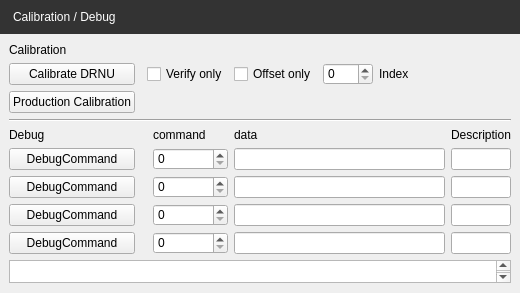
<?xml version="1.0" encoding="UTF-8"?>
<ui version="4.0">
 <class>WidgetCalibration</class>
 <widget class="QWidget" name="WidgetCalibration">
  <property name="geometry">
   <rect>
    <x>0</x>
    <y>0</y>
    <width>485</width>
    <height>293</height>
   </rect>
  </property>
  <property name="minimumSize">
   <size>
    <width>0</width>
    <height>10</height>
   </size>
  </property>
  <property name="windowTitle">
   <string>Form</string>
  </property>
  <layout class="QGridLayout" name="gridLayout_2">
   <property name="leftMargin">
    <number>0</number>
   </property>
   <property name="topMargin">
    <number>0</number>
   </property>
   <property name="rightMargin">
    <number>0</number>
   </property>
   <property name="bottomMargin">
    <number>0</number>
   </property>
   <property name="spacing">
    <number>0</number>
   </property>
   <item row="0" column="0">
    <widget class="QLabel" name="labelTitle">
     <property name="styleSheet">
      <string notr="true">padding:10px;
/*background-color:rgb(66, 138, 200);*/
/*background-color:rgb(76, 55, 108);*/
background-color:rgb(51, 51, 51);
color:rgb(255,255,255);
</string>
     </property>
     <property name="text">
      <string>Calibration / Debug</string>
     </property>
    </widget>
   </item>
   <item row="1" column="0">
    <widget class="QWidget" name="widget" native="true">
     <layout class="QGridLayout" name="gridLayout">
      <item row="1" column="2" colspan="2">
       <widget class="QCheckBox" name="checkBoxVerifyOnly">
        <property name="text">
         <string>Verify only</string>
        </property>
       </widget>
      </item>
      <item row="10" column="3">
       <widget class="QSpinBox" name="spinBoxCommand2">
        <property name="maximum">
         <number>255</number>
        </property>
       </widget>
      </item>
      <item row="0" column="0">
       <widget class="QLabel" name="label_3">
        <property name="text">
         <string>Calibration</string>
        </property>
       </widget>
      </item>
      <item row="8" column="13">
       <widget class="QLineEdit" name="lineEditDescription1"/>
      </item>
      <item row="8" column="3">
       <widget class="QSpinBox" name="spinBoxCommand1">
        <property name="maximum">
         <number>255</number>
        </property>
       </widget>
      </item>
      <item row="8" column="4" colspan="9">
       <widget class="QLineEdit" name="lineEditData1"/>
      </item>
      <item row="1" column="7" colspan="7">
       <spacer name="horizontalSpacer">
        <property name="orientation">
         <enum>Qt::Horizontal</enum>
        </property>
        <property name="sizeHint" stdset="0">
         <size>
          <width>178</width>
          <height>20</height>
         </size>
        </property>
       </spacer>
      </item>
      <item row="11" column="3">
       <widget class="QSpinBox" name="spinBoxCommand3">
        <property name="maximum">
         <number>255</number>
        </property>
       </widget>
      </item>
      <item row="7" column="4" colspan="9">
       <widget class="QLineEdit" name="lineEditData0">
        <property name="sizePolicy">
         <sizepolicy hsizetype="Expanding" vsizetype="Fixed">
          <horstretch>1</horstretch>
          <verstretch>0</verstretch>
         </sizepolicy>
        </property>
       </widget>
      </item>
      <item row="1" column="4">
       <widget class="QCheckBox" name="checkBoxOffsetOnly">
        <property name="text">
         <string>Offset only</string>
        </property>
       </widget>
      </item>
      <item row="2" column="0">
       <widget class="QPushButton" name="pushButtonProductionCalibration">
        <property name="text">
         <string>Production Calibration</string>
        </property>
       </widget>
      </item>
      <item row="11" column="4" colspan="9">
       <widget class="QLineEdit" name="lineEditData3"/>
      </item>
      <item row="7" column="0">
       <widget class="QPushButton" name="pushButtonDebugCommand0">
        <property name="text">
         <string>DebugCommand</string>
        </property>
       </widget>
      </item>
      <item row="11" column="0">
       <widget class="QPushButton" name="pushButtonDebugCommand3">
        <property name="text">
         <string>DebugCommand</string>
        </property>
       </widget>
      </item>
      <item row="4" column="3">
       <widget class="QLabel" name="label">
        <property name="text">
         <string>command</string>
        </property>
       </widget>
      </item>
      <item row="7" column="13">
       <widget class="QLineEdit" name="lineEditDescription0"/>
      </item>
      <item row="10" column="4" colspan="9">
       <widget class="QLineEdit" name="lineEditData2"/>
      </item>
      <item row="4" column="13">
       <widget class="QLabel" name="label_6">
        <property name="text">
         <string>Description</string>
        </property>
       </widget>
      </item>
      <item row="10" column="0">
       <widget class="QPushButton" name="pushButtonDebugCommand2">
        <property name="text">
         <string>DebugCommand</string>
        </property>
       </widget>
      </item>
      <item row="1" column="5">
       <widget class="QSpinBox" name="spinBoxIndex">
        <property name="minimumSize">
         <size>
          <width>50</width>
          <height>0</height>
         </size>
        </property>
       </widget>
      </item>
      <item row="7" column="3">
       <widget class="QSpinBox" name="spinBoxCommand0">
        <property name="sizePolicy">
         <sizepolicy hsizetype="MinimumExpanding" vsizetype="Fixed">
          <horstretch>0</horstretch>
          <verstretch>0</verstretch>
         </sizepolicy>
        </property>
        <property name="maximum">
         <number>255</number>
        </property>
       </widget>
      </item>
      <item row="4" column="4">
       <widget class="QLabel" name="label_2">
        <property name="text">
         <string>data</string>
        </property>
       </widget>
      </item>
      <item row="8" column="0">
       <widget class="QPushButton" name="pushButtonDebugCommand1">
        <property name="text">
         <string>DebugCommand</string>
        </property>
       </widget>
      </item>
      <item row="3" column="0" colspan="14">
       <widget class="Line" name="line">
        <property name="orientation">
         <enum>Qt::Horizontal</enum>
        </property>
       </widget>
      </item>
      <item row="12" column="0" colspan="14">
       <widget class="QTextEdit" name="textEditCalibration">
        <property name="minimumSize">
         <size>
          <width>0</width>
          <height>0</height>
         </size>
        </property>
       </widget>
      </item>
      <item row="11" column="13">
       <widget class="QLineEdit" name="lineEditDescription3"/>
      </item>
      <item row="1" column="0">
       <widget class="QPushButton" name="pushButtonCalibration">
        <property name="text">
         <string>Calibrate DRNU</string>
        </property>
       </widget>
      </item>
      <item row="10" column="13">
       <widget class="QLineEdit" name="lineEditDescription2"/>
      </item>
      <item row="1" column="6">
       <widget class="QLabel" name="lIndex">
        <property name="text">
         <string>Index</string>
        </property>
       </widget>
      </item>
      <item row="4" column="0">
       <widget class="QLabel" name="label_4">
        <property name="text">
         <string>Debug</string>
        </property>
       </widget>
      </item>
     </layout>
    </widget>
   </item>
  </layout>
 </widget>
 <resources/>
 <connections/>
</ui>
